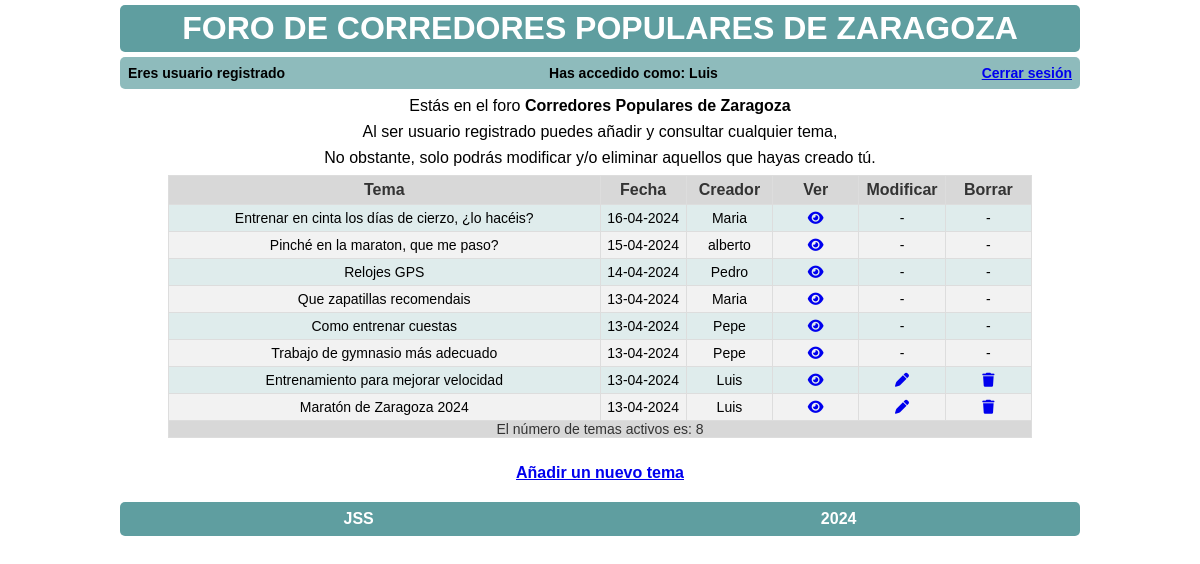
The app's page /foro.php (signed in) with its own data.
### tables this page shows
CREATE TABLE `temas` (
  `id_tema` int(11) NOT NULL,
  `tema` varchar(100) NOT NULL,
  `fecha` date NOT NULL,
  `id_usuario` int(11) NOT NULL
);

CREATE TABLE `usuarios` (
  `id_usuario` int(11) NOT NULL,
  `usuario` text NOT NULL,
  `pw` varchar(32) NOT NULL,
  `email` varchar(32) NOT NULL
);

### foro.php (the view, shortened to what this page needs)
<?php
$usuarioActual = $_SESSION['id_usuario'];
if (isset($_SESSION['id_usuario'])) {
    include('header.php');
    if ($usuarioActual == '1') { ?>
        <p>Eres <b>admin</b></p>
        <p>Puedes editar o eliminar cualquier tema y/o comentarios</p>
    <?php } else { ?>
        <p>Estás en el foro <b>Corredores Populares de Zaragoza</b></p>
        <p>Al ser usuario registrado puedes añadir y consultar cualquier tema,</p>
        <p>No obstante, solo podrás modificar y/o eliminar aquellos que hayas creado tú.</p>
    <?php
    }
    include("connect-db.php");
    $sql = "SELECT * FROM temas inner join usuarios on temas.id_usuario = usuarios.id_usuario order by id_tema desc";
    $consulta = $conn->prepare($sql);
    $consulta->execute();
    $num_filas = $consulta->rowCount();
    $temas_activos = $consulta->fetchAll();
    echo "<table class='tabla_foro'>";
    echo "<thead><tr> <th  width='50%'>Tema</th> <th  width='10%'>Fecha</th> <th  width='10%'>Creador</th> <th width='10%'>Ver</th><th width='10%'>Modificar</th width='10%'><th>Borrar</th></tr></thead>";
    echo "<tbody>";
    foreach ($temas_activos as $row) {
        $usuarioCreadorTema = $row['id_usuario'];
        echo "<tr>";
        echo '<td>' . $row['tema'] . '</td>';
        echo '<td>' . date('d-m-Y', strtotime($row['fecha'])) . '</td>';
        echo '<td>' . $row['usuario'] . '</td>';
        echo '<td><a href="tema.php?id='.$row['id_tema'].'&tema='.$row['tema'].'&usuario='.$row['id_usuario'].'"><i class="fa-solid fa-eye"></i></td>';
        if ($usuarioCreadorTema == $usuarioActual || $usuarioActual == '1') {
            echo '<td><a href="actualizarTema.php?id_tema=' . $row['id_tema'] . '&tema=' . $row['tema'] . '"><i class="fa-solid fa-pen"></i></a></td>';
            echo '<td> <a href="borrarTema.php?id_tema=' . $row['id_tema'] . '&tema=' . $row['tema'] . '"><i class="fa-solid fa-trash"></i></a></td>';
        } else {
            echo "<td>-</td><td>-</td>";
        }
        echo "</tr>";
    }
    echo "<tfoot><tr><td colspan='6'>El número de temas activos es: " . $num_filas . "</td></tr></tfoot>";
    echo "</tbody>";
    echo "</table>";
    ?><br>
    <p><a href="newtema.php?id_usuario=<?php echo $_SESSION['id_usuario']; ?>">Añadir un nuevo tema</a></p>
    </body>
<?php
    include('footer.php');
} else {
    header("Location: index.php");
}
?>
</html>

### header.php (shortened to what this page needs)
<head>
    <link rel="stylesheet" href="css/stylos.css">
</head>
<body>
    <header>
    <h1>FORO DE CORREDORES POPULARES DE ZARAGOZA</h1>
    </header>
    <div class="cabecera">
        <p>Eres usuario registrado</p>
        <p>Has accedido como: <?php echo $_SESSION['usuario']; ?></p>
        <p><a href="cerrarsesion.php">Cerrar sesión</a></p>
    </div>

### footer.php
<footer>
    <p>JSS</p>
    <p>2024</p>
</footer>

### css/stylos.css (style rules this page uses)
* { margin: 0; padding: 0; box-sizing: border-box; }
body { width: 80%; margin: 0 auto; font-family: Arial, Helvetica, sans-serif; }
header, footer { background-color: cadetblue; border-radius: 5px; margin-top: 5px; }
header h1 { color: white; padding: 5px; }
a { text-align: center; font-weight: bolder; }
.cabecera { display: flex; flex-direction: row; justify-content: space-between; font-size: 14px; font-weight: bold; background-color: rgba(95, 158, 160, 0.7); margin-top: 5px; margin-bottom: 5px; border-radius: 5px; }
h1, h2, h3 { padding: 10px; }
h1 { text-align: center; }
p { text-align: center; margin: 8px; }
table { background-color: rgba(95, 158, 160, 0.2); padding: 15px; border: 1px solid black; width: 70%; margin: 0 auto; }
table tr td { text-align: center; font-size: 14px; }
.tabla_foro { width: 90%; border-collapse: collapse; border: 1px solid #ddd; font-family: Arial, sans-serif; text-align: center; margin: 0 auto; }
.tabla_foro thead th, tfoot { background-color: #d8d8d8; color: #333; border: 1px solid #ddd; padding: 5px; }
.tabla_foro tbody td { border: 1px solid #ddd; padding: 5px; }
.tabla_foro tbody tr:nth-child(even) { background-color: #f2f2f2; }
footer { display: flex; flex-direction: row; justify-content: space-around; color: white; font-weight: bolder; margin-top: 20px; }

### records on screen
temas: tema "Entrenar en cinta los días de cierzo, ¿lo hacéis?", fecha "16-04-2024", id_usuario.usuario "Maria"
temas: tema "Pinché en la maraton, que me paso?", fecha "15-04-2024", id_usuario.usuario "alberto"
temas: tema "Relojes GPS", fecha "14-04-2024", id_usuario.usuario "Pedro"
temas: tema "Que zapatillas recomendais", fecha "13-04-2024", id_usuario.usuario "Maria"
temas: tema "Como entrenar cuestas", fecha "13-04-2024", id_usuario.usuario "Pepe"
temas: tema "Trabajo de gymnasio más adecuado", fecha "13-04-2024", id_usuario.usuario "Pepe"
temas: tema "Entrenamiento para mejorar velocidad", fecha "13-04-2024", id_usuario.usuario "Luis"
temas: tema "Maratón de Zaragoza 2024", fecha "13-04-2024", id_usuario.usuario "Luis"

### other values on screen
$_SESSION['usuario'] "Luis"
$num_filas "8"
